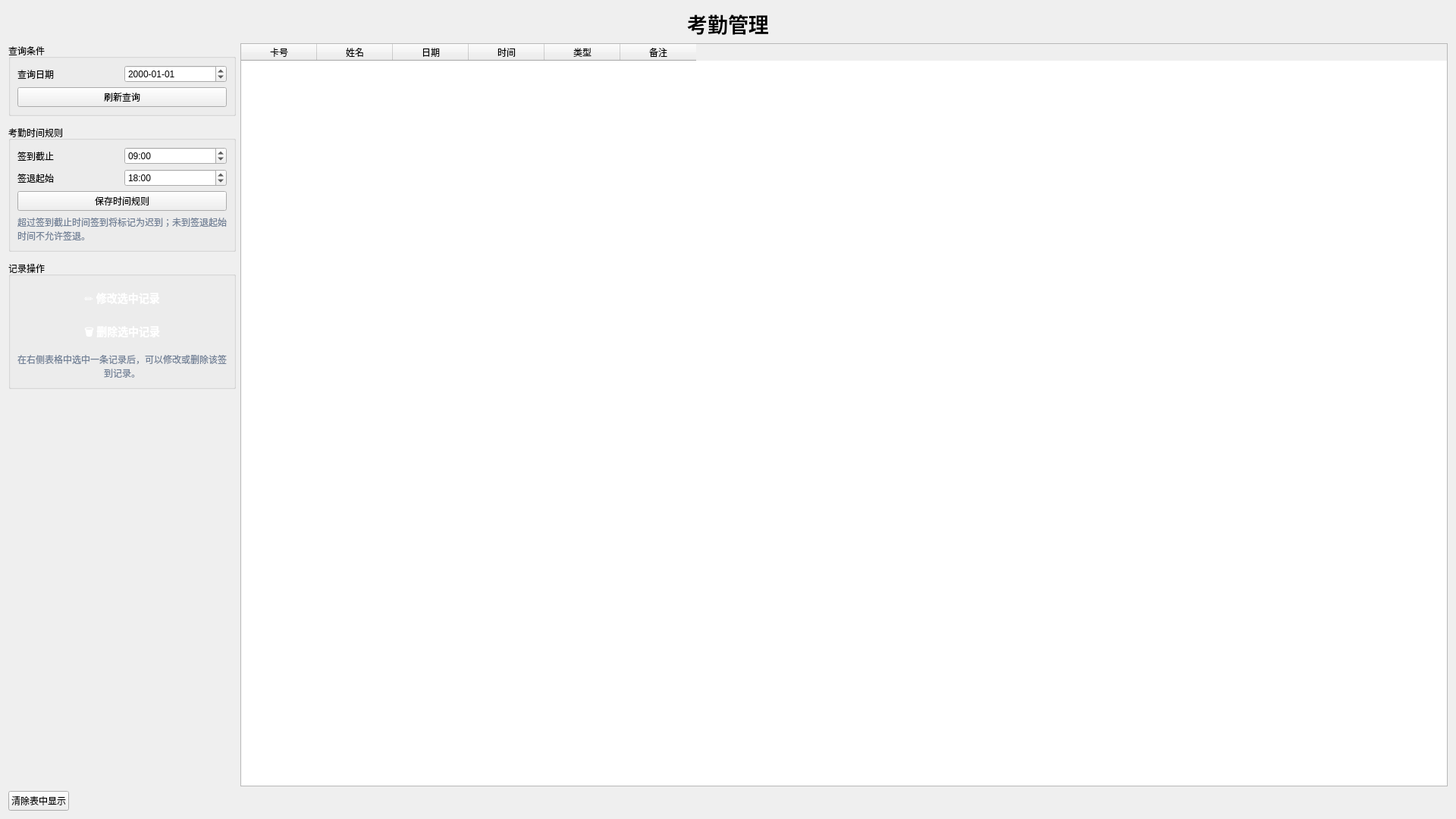
<?xml version="1.0" encoding="UTF-8"?>
<ui version="4.0">
 <class>AttendanceWidget</class>
 <widget class="QWidget" name="AttendanceWidget">
  <property name="geometry">
   <rect>
    <x>0</x>
    <y>0</y>
    <width>1920</width>
    <height>1080</height>
   </rect>
  </property>
  <property name="windowTitle">
   <string>Form</string>
  </property>
  <layout class="QVBoxLayout" name="verticalLayout_5">
   <item>
    <widget class="QLabel" name="label">
     <property name="text">
      <string>&lt;html&gt;&lt;head/&gt;&lt;body&gt;&lt;p&gt;&lt;span style=&quot; font-size:20pt; font-weight:600;&quot;&gt;考勤管理&lt;/span&gt;&lt;/p&gt;&lt;/body&gt;&lt;/html&gt;</string>
     </property>
     <property name="alignment">
      <set>Qt::AlignCenter</set>
     </property>
    </widget>
   </item>
   <item>
    <layout class="QHBoxLayout" name="horizontalLayout_5">
     <item>
      <layout class="QVBoxLayout" name="leftColLayout">
       <property name="spacing">
        <number>12</number>
       </property>
       <item>
        <widget class="QGroupBox" name="queryGroupBox">
         <property name="title">
          <string>查询条件</string>
         </property>
         <layout class="QVBoxLayout" name="queryLayout">
          <item>
           <layout class="QHBoxLayout" name="dateLayout">
            <item>
             <widget class="QLabel" name="dateLabel">
              <property name="text">
               <string>查询日期</string>
              </property>
             </widget>
            </item>
            <item>
             <widget class="QDateEdit" name="dateEdit">
              <property name="displayFormat">
               <string>yyyy-MM-dd</string>
              </property>
             </widget>
            </item>
           </layout>
          </item>
          <item>
           <widget class="QPushButton" name="refreshBtn">
            <property name="text">
             <string>刷新查询</string>
            </property>
           </widget>
          </item>
         </layout>
        </widget>
       </item>
       <item>
        <widget class="QGroupBox" name="timeRuleGroupBox">
         <property name="title">
          <string>考勤时间规则</string>
         </property>
         <layout class="QVBoxLayout" name="timeRuleLayout">
          <item>
           <layout class="QHBoxLayout" name="signInTimeLayout">
            <item>
             <widget class="QLabel" name="signInLabel">
              <property name="text">
               <string>签到截止</string>
              </property>
             </widget>
            </item>
            <item>
             <widget class="QTimeEdit" name="signInTimeEdit">
              <property name="displayFormat">
               <string>HH:mm</string>
              </property>
              <property name="time">
               <time>
                <hour>9</hour>
                <minute>0</minute>
                <second>0</second>
               </time>
              </property>
             </widget>
            </item>
           </layout>
          </item>
          <item>
           <layout class="QHBoxLayout" name="signOffTimeLayout">
            <item>
             <widget class="QLabel" name="signOffLabel">
              <property name="text">
               <string>签退起始</string>
              </property>
             </widget>
            </item>
            <item>
             <widget class="QTimeEdit" name="signOffTimeEdit">
              <property name="displayFormat">
               <string>HH:mm</string>
              </property>
              <property name="time">
               <time>
                <hour>18</hour>
                <minute>0</minute>
                <second>0</second>
               </time>
              </property>
             </widget>
            </item>
           </layout>
          </item>
          <item>
           <widget class="QPushButton" name="saveTimeRuleBtn">
            <property name="text">
             <string>保存时间规则</string>
            </property>
           </widget>
          </item>
          <item>
           <widget class="QLabel" name="timeTipLabel">
            <property name="styleSheet">
             <string notr="true">color: #718096; font-size: 12px;</string>
            </property>
            <property name="text">
             <string>超过签到截止时间签到将标记为迟到；未到签退起始时间不允许签退。</string>
            </property>
            <property name="wordWrap">
             <bool>true</bool>
            </property>
           </widget>
          </item>
         </layout>
        </widget>
       </item>
       <item>
        <widget class="QGroupBox" name="recordOpsGroupBox">
         <property name="title">
          <string>记录操作</string>
         </property>
         <layout class="QVBoxLayout" name="recordOpsLayout">
          <item>
           <widget class="QPushButton" name="editRecordBtn">
            <property name="minimumSize">
             <size>
              <width>0</width>
              <height>40</height>
             </size>
            </property>
            <property name="styleSheet">
             <string notr="true">QPushButton {
	background: qlineargradient(x1:0, y1:0, x2:1, y2:0,
		stop:0 #3182ce,
		stop:1 #4299e1);
	color: white;
	font-size: 14px;
	font-weight: bold;
	border-radius: 10px;
}
QPushButton:hover {
	background: qlineargradient(x1:0, y1:0, x2:1, y2:0,
		stop:0 #2c5282,
		stop:1 #3182ce);
}
QPushButton:disabled {
	background: #cbd5e0;
	color: #a0aec0;
}</string>
            </property>
            <property name="text">
             <string>✏️ 修改选中记录</string>
            </property>
           </widget>
          </item>
          <item>
           <widget class="QPushButton" name="deleteRecordBtn">
            <property name="minimumSize">
             <size>
              <width>0</width>
              <height>40</height>
             </size>
            </property>
            <property name="styleSheet">
             <string notr="true">QPushButton {
	background: qlineargradient(x1:0, y1:0, x2:1, y2:0,
		stop:0 #e53e3e,
		stop:1 #f56565);
	color: white;
	font-size: 14px;
	font-weight: bold;
	border-radius: 10px;
}
QPushButton:hover {
	background: qlineargradient(x1:0, y1:0, x2:1, y2:0,
		stop:0 #c53030,
		stop:1 #e53e3e);
}
QPushButton:disabled {
	background: #cbd5e0;
	color: #a0aec0;
}</string>
            </property>
            <property name="text">
             <string>🗑️ 删除选中记录</string>
            </property>
           </widget>
          </item>
          <item>
           <widget class="QLabel" name="recordOpsTipLabel">
            <property name="styleSheet">
             <string notr="true">color: #718096; font-size: 12px;</string>
            </property>
            <property name="text">
             <string>在右侧表格中选中一条记录后，可以修改或删除该签到记录。</string>
            </property>
            <property name="wordWrap">
             <bool>true</bool>
            </property>
            <property name="alignment">
             <set>Qt::AlignCenter</set>
            </property>
           </widget>
          </item>
         </layout>
        </widget>
       </item>
       <item>
        <spacer name="leftVSpacer">
         <property name="orientation">
          <enum>Qt::Vertical</enum>
         </property>
         <property name="sizeHint" stdset="0">
          <size>
           <width>20</width>
           <height>40</height>
          </size>
         </property>
        </spacer>
       </item>
      </layout>
     </item>
     <item>
      <widget class="QTableWidget" name="tableWidget">
       <property name="sizePolicy">
        <sizepolicy hsizetype="Expanding" vsizetype="Expanding">
         <horstretch>0</horstretch>
         <verstretch>0</verstretch>
        </sizepolicy>
       </property>
       <property name="editTriggers">
        <set>QAbstractItemView::NoEditTriggers</set>
       </property>
       <property name="selectionBehavior">
        <enum>QAbstractItemView::SelectRows</enum>
       </property>
       <column>
        <property name="text">
         <string>卡号</string>
        </property>
       </column>
       <column>
        <property name="text">
         <string>姓名</string>
        </property>
       </column>
       <column>
        <property name="text">
         <string>日期</string>
        </property>
       </column>
       <column>
        <property name="text">
         <string>时间</string>
        </property>
       </column>
       <column>
        <property name="text">
         <string>类型</string>
        </property>
       </column>
       <column>
        <property name="text">
         <string>备注</string>
        </property>
       </column>
      </widget>
     </item>
    </layout>
   </item>
   <item>
    <layout class="QHBoxLayout" name="horizontalLayout_6">
     <item>
      <widget class="QPushButton" name="clearTableBtn">
       <property name="text">
        <string>清除表中显示</string>
       </property>
      </widget>
     </item>
     <item>
      <spacer name="horizontalSpacer">
       <property name="orientation">
        <enum>Qt::Horizontal</enum>
       </property>
       <property name="sizeHint" stdset="0">
        <size>
         <width>40</width>
         <height>20</height>
        </size>
       </property>
      </spacer>
     </item>
    </layout>
   </item>
  </layout>
 </widget>
 <resources/>
 <connections/>
</ui>
